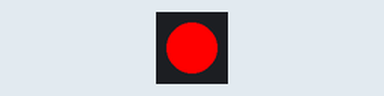
The program below on a simulated CircuitPython board. On the bench: 1 RGB LEDs in strip order, left to right. At 30.2 s the program ends and the board releases its pins; the recording ends there.

Above: at 0.2 s.
At 2.3 s:
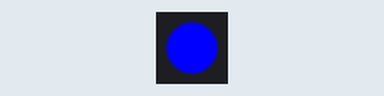
At 4.9 s:
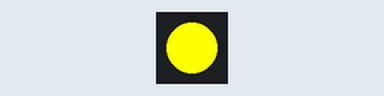
At 7.0 s:
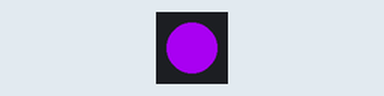
Timing chart, 0 to 8.5 s (numbered marks = the images above):
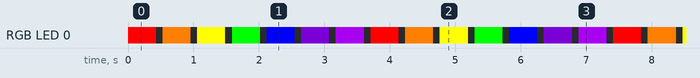

The program:

code.py
```python
import time
import board
import neopixel

# Configure the NeoPixel strip
num_pixels = 1  # Adjust this to the number of pixels in your strip
pixels = neopixel.NeoPixel(board.NEOPIXEL, num_pixels)

# Function to set the color of the NeoPixels
def set_color(pixels, color):
    for i in range(len(pixels)):
        pixels[i] = color
    pixels.show()

# Rainbow colors
rainbow_colors = [
    (255, 0, 0),   # Red
    (255, 127, 0),  # Orange
    (255, 255, 0),  # Yellow
    (0, 255, 0),   # Green
    (0, 0, 255),   # Blue
    (75, 0, 130),  # Indigo
    (148, 0, 211),  # Violet
]

# Cycle through colors over 10 seconds
def cycle_colors(pixels, colors, duration):
    start_time = time.monotonic()
    end_time = start_time + duration
    index = 0
    while time.monotonic() < end_time:
        # Set the current color
        set_color(pixels, colors[index])

        # Move to the next color
        index = (index + 1) % len(colors)

        # Wait for a short duration before changing color
        time.sleep(duration / len(colors) / 10)  # Adjust for smoothness

        set_color(pixels, (0, 0, 0))
        time.sleep(0.1)

# Run the color cycle for 10 seconds
cycle_colors(pixels, rainbow_colors, 30)

# Turn off the pixels after cycling
set_color(pixels, (0, 0, 0))
```

Measured:
- by itself, RGB LED 0: repeats every 3.7 s: off 0.10 s, RGB(255, 127, 0) 0.43 s, off 0.10 s, RGB(255, 255, 0) 0.43 s, off 0.10 s, RGB(0, 255, 0) 0.43 s, off 0.10 s, RGB(0, 0, 255) 0.43 s, off 0.10 s, RGB(75, 0, 130) 0.43 s, off 0.10 s, RGB(148, 0, 211) 0.43 s, off 0.10 s, RGB(255, 0, 0) 0.43 s
- by itself, everything shown: repeats every 3.7 s, in 14 steps
